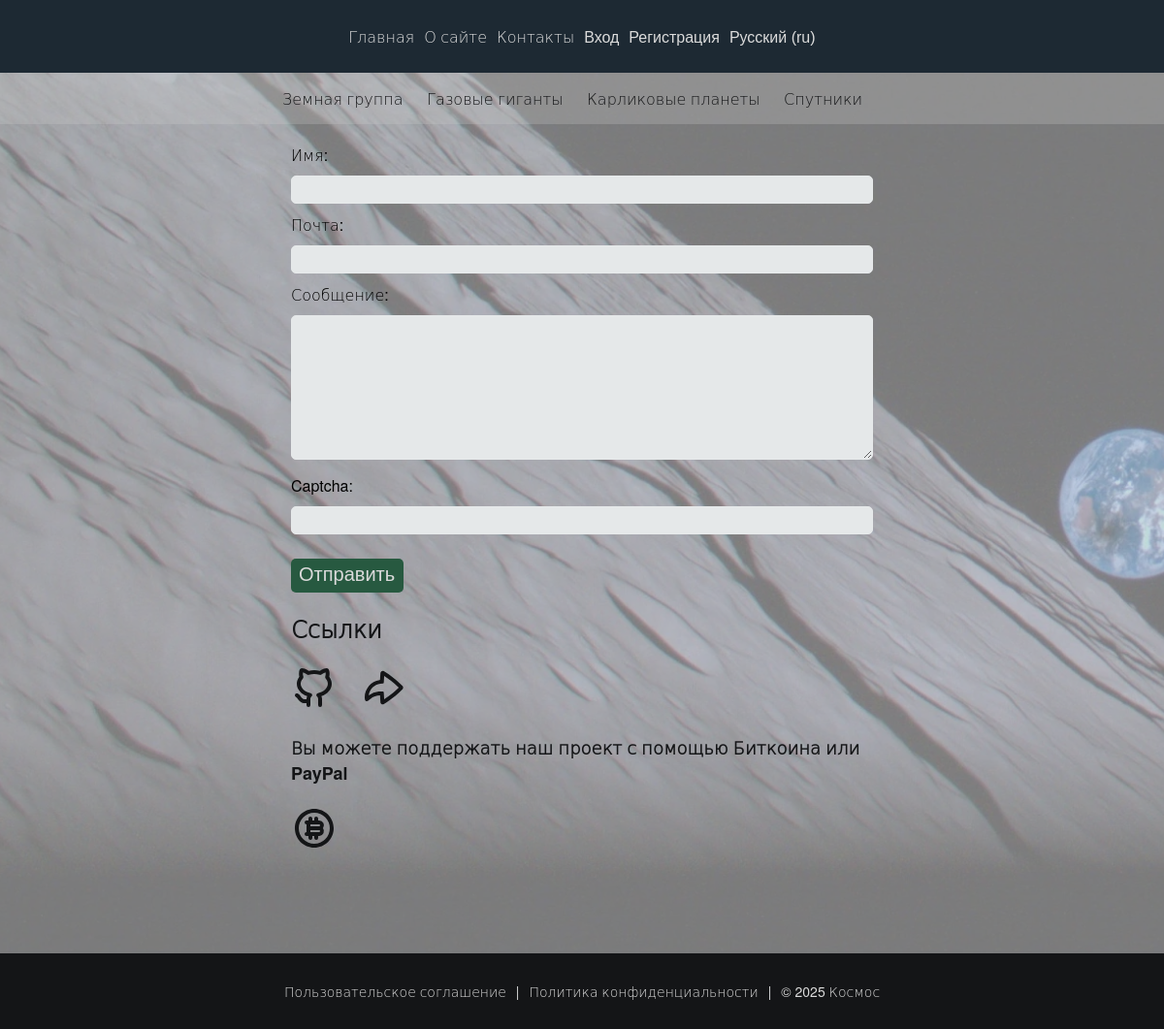
Page /contact/ on the committed database.
### base/models.py (models this page shows, shortened)
class Category(models.Model):
    cat_name = models.CharField(max_length=100, db_index=True, verbose_name=_('Category'))
    cat_slug = models.SlugField(max_length=255, unique=True, db_index=True)
    objects = models.Manager()
    class Meta:
        verbose_name = _('category')
        verbose_name_plural = _('Categories')
    def get_absolute_url(self):
        return reverse('category', kwargs={'cat_slug': self.cat_slug})

### base/views.py (the view, shortened to what this page needs)
# urls.py: path('contact/', views.ContactPage.as_view(), name='contact'),
class ContactPage(FormView):
    form_class = ContactForm
    template_name = 'base/contact.html'
    extra_context = {
        'title': _('Contact'),
        'page_header': _('Contact us'),
        'page_post': _('Support with Bitcoin: bc1qewfgtrrg2gqgtvzl5d2pr9pte685pp5n3g6scy')
    }

### base/forms.py
class ContactForm(forms.Form):
    name = forms.CharField(label=_('Name'), max_length=255)
    email = forms.EmailField(label=_('Email'))
    message = forms.CharField(label=_('Message'), widget=forms.Textarea(attrs={"rows": 9}))
    captcha = CaptchaField(label=_('Captcha'))

### base/templatetags/base_tags.py (called while the page is built)
@register.inclusion_tag('base/category.html')
def get_category(selected=0):
    category = Category.objects.all()
    return {'category': category, 'selected': selected}

### base/templates/base/contact.html (shortened to what this page needs)
{% extends 'base.html' %}
{% load static %}
{% load i18n %}
{% block content %}
<div class="form-shell">
    <section>
        <form method="POST">
            {% for f in form %}
            <label class="label-form" for="{{ f.id_for_label }}">{{ f.label }}:</label>
            {{ f }}
            {% endfor %}
            <section class="button-wrapper">
                <input class="button" type="submit" value="{% trans 'Send' %}">
            </section>
        </form>
    </section>
    <section>
        <h2 class="post-second">{% trans 'Links' %}</h2>
        <a class="link-dark" href='https://github.com/JoerdonFryeman' target="_blank"  rel="noopener noreferrer" title="{% trans 'GitHub' %}">
        </a>
        <a class="link-dark" onclick="copyToClipboard('https://klimenkov.pythonanywhere.com')" title="{% trans 'Share' %}">
        </a>
    </section>
    <section>
        <h3 class="post-third">{% trans 'You can support our project with Bitcoin or PayPal' %}</h3>
        <a class="link-dark" onclick="copyToClipboard('bc1qewfgtrrg2gqgtvzl5d2pr9pte685pp5n3g6scy')" title="{% trans 'Support with Bitcoin' %}">
        </a>
    </section>
</div>
{% endblock %}

### base/templates/base/category.html
<section>
    {% for i in category %}
    {% if i.id == selected %}
    <a class="link-dark">{{ i.cat_name }}</a>
    {% else %}
    <a class="link-dark" href="{{ i.get_absolute_url }}">{{ i.cat_name }}</a>
    {% endif %}
    {% endfor %}
</section>

### base/static/base/css/styles.css (style rules this page uses)
* { margin: 0; padding: 0; text-decoration: none; outline: none; box-sizing: border-box; appearance: none; }
:root { --background-color: #141517; --dark-color: #141517; --white-color: #dbdbdb; --head-color: #1d2933; --content-color: rgba(204, 204, 204, 0.6); --footer-color: #141517; --font-size-head: 16px; --font-size-content: 18px; --font-size-footer: 14px; --font-size-large: 1.8em; --font-size-medium: 1.5em; --font-size-small: 1.2em; --font-size-mini: 0.9em; --margin-large: 30px; --margin-medium: 25px; --margin-small: 20px; --margin-mini: 15px; --padding-large: 29px; --padding-medium: 26px; --padding-small: 20px; --padding-mini: 15px; --max-width-content: 1000px; --max-width-form: 800px; --max-width-image: 350px; --width: 100%; }
html, body { height: 100%; font-family: 'Helvetica Neue', 'DejaVu Sans Light', sans-serif; background: var(--background-color) url('../images/background_image.webp') no-repeat center top; background-size: cover; }
#page { display: flex; flex-direction: column; min-height: 100vh; }
.form-shell { max-width: var(--max-width-form); width: var(--width); }
.button-wrapper { display: flex; justify-content: flex-start; margin-top: var(--margin-medium); }
.post-second { color: var(--dark-color); font-size: var(--font-size-medium); margin: var(--margin-medium) 0; }
.post-third { color: var(--dark-color); font-size: var(--font-size-content); margin-bottom: var(--margin-mini); }
.link-dark { color: var(--dark-color); padding-right: var(--padding-small); transition: background-color 0.3s, color 0.3s; cursor: pointer; }
.button { background: #275940; padding: 5px 9px 7px 8px; font-size: 20px; color: #dbdbdb; border: none; border-radius: 5px; transition: background-color 0.3s, color 0.3s; cursor: pointer; }
.label-form { display: flex; padding: 10px 0; }
input[type="text"], input[type="email"], input[type="password"], textarea { width: 100%; padding: 6px; border: 1px solid #e6e9ea; border-radius: 5px; background-color: #e5e8e9; color: #141517; }
@media screen and (max-width: 1300px) { .form-shell { max-width: 600px; } }
@media screen and (max-width: 1300px) { .post-second { margin: var(--margin-small) 0; } }
@media screen and (max-width: 1300px) { .post-third { margin: var(--margin-small) 0; } }

### rows in the picture
Category: cat_name "Земная группа"
Category: cat_name "Газовые гиганты"
Category: cat_name "Карликовые планеты"
Category: cat_name "Спутники"

### other values in the picture
{{ f.label }} "Имя" "Почта" "Сообщение" "Captcha"
form field language "Русский (ru)"
